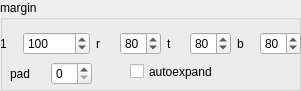
        <widget class="QGroupBox" name="groupBox_7">
         <property name="geometry">
          <rect>
           <x>250</x>
           <y>20</y>
           <width>301</width>
           <height>91</height>
          </rect>
         </property>
         <property name="title">
          <string>margin</string>
         </property>
         <widget class="QCheckBox" name="checkBox_8">
          <property name="geometry">
           <rect>
            <x>130</x>
            <y>60</y>
            <width>111</width>
            <height>23</height>
           </rect>
          </property>
          <property name="text">
           <string>autoexpand</string>
          </property>
         </widget>
         <widget class="QWidget" name="">
          <property name="geometry">
           <rect>
            <x>0</x>
            <y>30</y>
            <width>301</width>
            <height>28</height>
           </rect>
          </property>
          <layout class="QHBoxLayout" name="horizontalLayout_36">
           <item>
            <widget class="QLabel" name="label_52">
             <property name="text">
              <string>1</string>
             </property>
            </widget>
           </item>
           <item>
            <widget class="QSpinBox" name="spinBox">
             <property name="maximum">
              <number>999999</number>
             </property>
             <property name="value">
              <number>100</number>
             </property>
            </widget>
           </item>
           <item>
            <widget class="QLabel" name="label_53">
             <property name="text">
              <string>r</string>
             </property>
            </widget>
           </item>
           <item>
            <widget class="QSpinBox" name="spinBox_2">
             <property name="value">
              <number>80</number>
             </property>
            </widget>
           </item>
           <item>
            <widget class="QLabel" name="label_54">
             <property name="text">
              <string>t</string>
             </property>
            </widget>
           </item>
           <item>
            <widget class="QSpinBox" name="spinBox_3">
             <property name="value">
              <number>80</number>
             </property>
            </widget>
           </item>
           <item>
            <widget class="QLabel" name="label_55">
             <property name="text">
              <string>b</string>
             </property>
            </widget>
           </item>
           <item>
            <widget class="QSpinBox" name="spinBox_4">
             <property name="value">
              <number>80</number>
             </property>
            </widget>
           </item>
          </layout>
         </widget>
         <widget class="QWidget" name="">
          <property name="geometry">
           <rect>
            <x>10</x>
            <y>60</y>
            <width>82</width>
            <height>28</height>
           </rect>
          </property>
          <layout class="QHBoxLayout" name="horizontalLayout_37">
           <item>
            <widget class="QLabel" name="label_56">
             <property name="text">
              <string>pad</string>
             </property>
            </widget>
           </item>
           <item>
            <widget class="QSpinBox" name="spinBox_5"/>
           </item>
          </layout>
         </widget>
        </widget>
